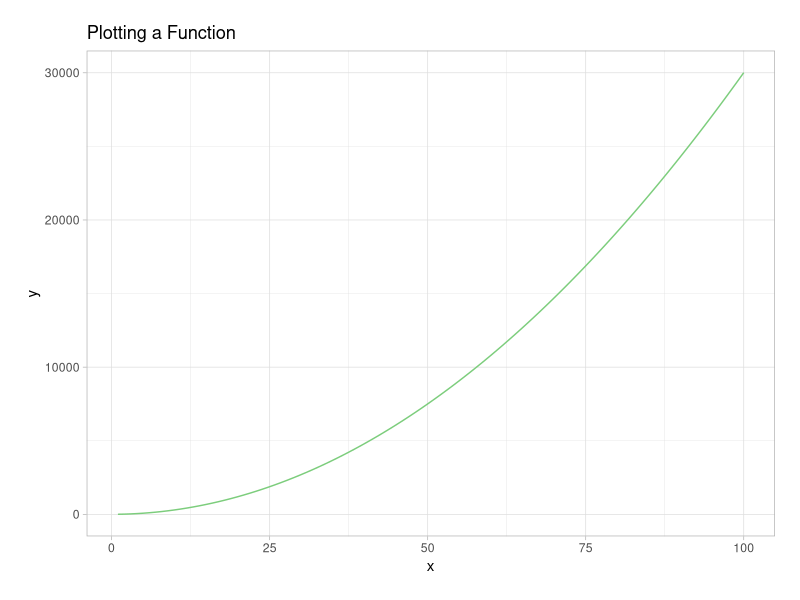

Here is the R script that generated this plot:
## ---- chunk 1
library(tidyverse)
library(palmerpenguins)
## ---- chunk 2
# create a function

fx <- function(x) {3 * x^2 + 4}

# plot the function

ggplot(data.frame(x = c(1, 100)), aes(x = x)) + 
  geom_function(fun = fx, color = "palegreen3") +
  theme_light() +
  labs(title = "Plotting a Function") +
  theme(plot.margin = unit(c(0.25, 0.25, 0.25, 0.25),
                                "inches"))
## ---- chunk 3
# use expression so we can take the derivative

fxyz <- expression(2 * x * y + 3 * x^2 * z^3)

# take partial derivative

dfdy <- D(fxyz, 'y') 
